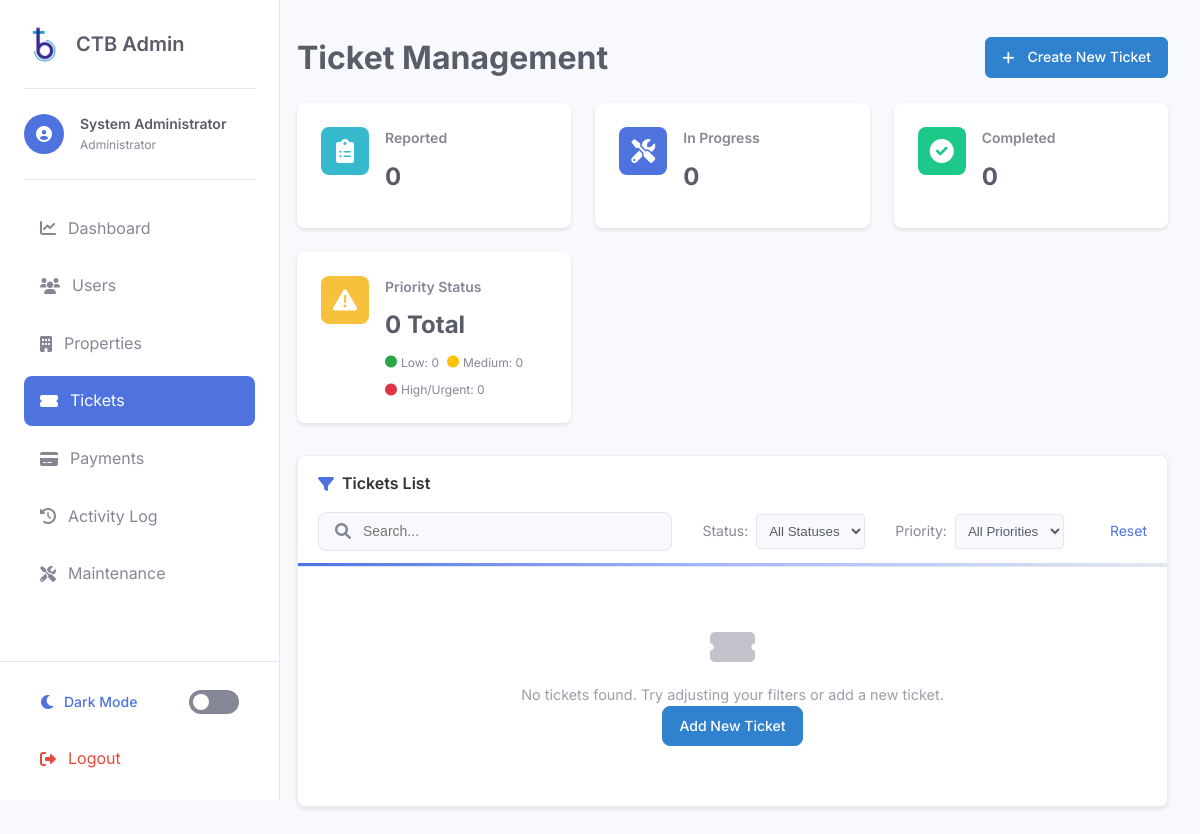
The page /admin/tickets.php (signed in) on the database as committed earlier.
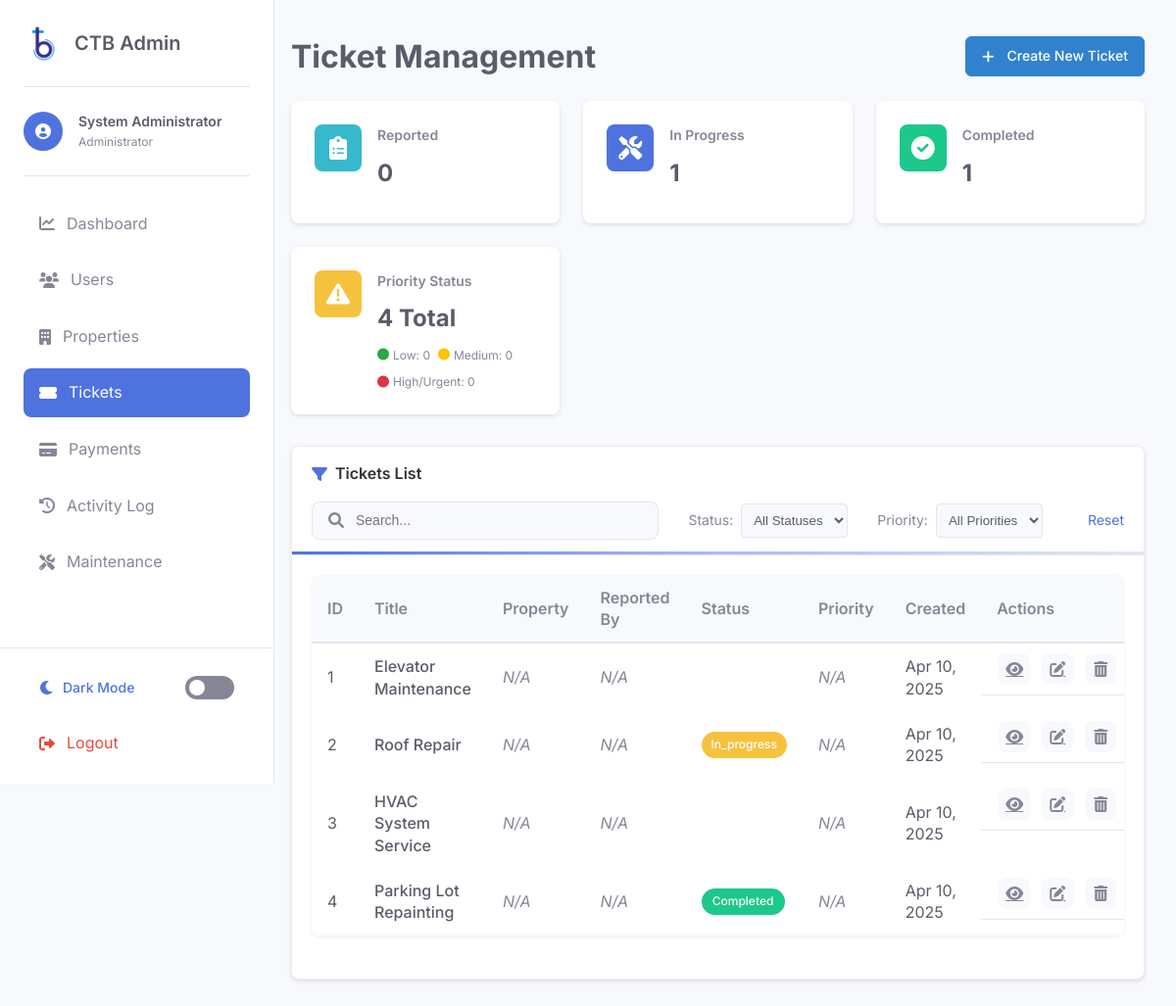
The same page on the database as committed later.
### tables this page shows
CREATE TABLE maintenance (
    id INT AUTO_INCREMENT PRIMARY KEY,
    title VARCHAR(255) NOT NULL,
    description TEXT NOT NULL,
    location VARCHAR(255) NOT NULL,
    start_date DATE NOT NULL,
    end_date DATE NOT NULL,
    status ENUM('scheduled', 'in_progress', 'completed', 'delayed', 'cancelled') DEFAULT 'scheduled',
    priority ENUM('low', 'medium', 'high', 'emergency') DEFAULT 'medium',
    created_by INT NOT NULL,
    created_at TIMESTAMP DEFAULT CURRENT_TIMESTAMP,
    updated_at TIMESTAMP DEFAULT CURRENT_TIMESTAMP ON UPDATE CURRENT_TIMESTAMP,
    FOREIGN KEY (created_by) REFERENCES users(id) ON DELETE CASCADE
);

### admin/tickets.php (the view, shortened to what the changed rows need)
<?php
$page = isset($_GET['page']) ? (int)$_GET['page'] : 1;
$items_per_page = 10;
$offset = ($page - 1) * $items_per_page;
try {
    $db = new PDO("mysql:host=" . DB_HOST . ";dbname=" . DB_NAME, DB_USER, DB_PASS);
    $db->setAttribute(PDO::ATTR_ERRMODE, PDO::ERRMODE_EXCEPTION);
    $query = "SELECT t.*
              FROM maintenance t
              WHERE 1=1";
    $count_query = "SELECT COUNT(*) as total FROM maintenance t WHERE 1=1";
    $query .= " ORDER BY t.created_at DESC LIMIT :offset, :limit";
    $count_stmt = $db->prepare($count_query);
    $count_stmt->execute();
    $total = $count_stmt->fetch(PDO::FETCH_ASSOC)['total'];
    $stmt = $db->prepare($query);
    $stmt->bindValue(':offset', $offset, PDO::PARAM_INT);
    $stmt->bindValue(':limit', $items_per_page, PDO::PARAM_INT);
    $stmt->execute();
    $tickets = $stmt->fetchAll(PDO::FETCH_ASSOC);
    $status_counts = [];
    $status_stmt = $db->prepare("SELECT status, COUNT(*) as count FROM maintenance GROUP BY status");
    $status_stmt->execute();
    $status_results = $status_stmt->fetchAll(PDO::FETCH_ASSOC);
    foreach ($status_results as $status_data) {
        $status_counts[$status_data['status']] = $status_data['count'];
    }
} catch (PDOException $e) {
    $_SESSION['error'] = "Database error: " . $e->getMessage();
    $tickets = [];
    $total = 0;
    $total_pages = 0;
    $status_counts = ['reported' => 0, 'in_progress' => 0, 'completed' => 0, 'cancelled' => 0];
}
?>
<!DOCTYPE html>
<html lang="en">
<head>
    <link rel="stylesheet" href="https://cdnjs.cloudflare.com/ajax/libs/font-awesome/6.0.0/css/all.min.css">
    <link rel="stylesheet" href="css/admin-style.css">
</head>
<body>
    <div class="admin-container">
        <?php include 'includes/admin-sidebar.php'; ?>
        <main class="main-content">
            <div class="page-header">
                <h1>Ticket Management</h1>
            </div>
            <div class="stats-grid">
                <div class="stat-card">
                    <div class="stat-details">
                        <h3>In Progress</h3>
                        <div class="stat-number"><?php echo isset($status_counts['in_progress']) ? $status_counts['in_progress'] : 0; ?></div>
                    </div>
                </div>
                <div class="stat-card">
                    <div class="stat-details">
                        <h3>Completed</h3>
                        <div class="stat-number"><?php echo isset($status_counts['completed']) ? $status_counts['completed'] : 0; ?></div>
                    </div>
                </div>
                <div class="stat-card">
                    <div class="stat-details">
                        <h3>Priority Status</h3>
                        <div class="stat-number"><?php echo $total; ?> Total</div>
                        <div class="stat-breakdown">
                            <span><i class="fas fa-circle" style="color: #28a745;"></i> Low: <?php echo isset($priority_counts['low']) ? $priority_counts['low'] : 0; ?></span>
                            <span><i class="fas fa-circle" style="color: #ffc107;"></i> Medium: <?php echo isset($priority_counts['medium']) ? $priority_counts['medium'] : 0; ?></span>
                            <span></span>
                        </div>
                    </div>
                </div>
            </div>
            <div class="card user-filter-card">
                <div class="card-body">
                    <?php if (empty($tickets)): ?>
                        <div class="empty-state">
                            <i class="fas fa-ticket-alt"></i>
                            <p>No tickets found. Try adjusting your filters or add a new ticket.</p>
                            <a href="add-ticket.php" class="btn btn-primary">Add New Ticket</a>
                        </div>
                    <?php else: ?>
                        <div class="table-responsive">
                            <table class="table">
                                <thead>
                                    <tr>
                                        <th>ID</th>
                                        <th>Title</th>
                                        <th>Property</th>
                                        <th>Reported By</th>
                                        <th>Status</th>
                                        <th>Priority</th>
                                        <th>Created</th>
                                        <th>Actions</th>
                                    </tr>
                                </thead>
                                <tbody>
                                    <?php foreach ($tickets as $ticket): ?>
                                        <tr>
                                            <td><?php echo $ticket['id']; ?></td>
                                            <td>
                                                <div class="ticket-cell">
                                                    <?php echo htmlspecialchars($ticket['title'] ?? $ticket['description']); ?>
                                                </div>
                                            </td>
                                            <td>
                                                <span class="text-muted">N/A</span>
                                            </td>
                                            <td>
                                                <span class="text-muted">N/A</span>
                                            </td>
                                            <td>
                                                <?php
                                                    $statusClass = '';
                                                    switch ($ticket['status']) {
                                                        case 'in_progress': $statusClass = 'warning'; break;
                                                        case 'completed': $statusClass = 'success'; break;
                                                    }
                                                ?>
                                                <span class="status-indicator status-<?php echo $statusClass; ?>">
                                                    <?php echo ucfirst(htmlspecialchars($ticket['status'])); ?>
                                                </span>
                                            </td>
                                            <td>
                                                <span class="text-muted">N/A</span>
                                            </td>
                                            <td><?php echo date('M d, Y', strtotime($ticket['created_at'])); ?></td>
                                            <td class="actions">
                                                <a href="view-ticket.php?id=<?php echo $ticket['id']; ?>" class="btn-icon" title="View Ticket">
                                                    <i class="fas fa-eye"></i>
                                                </a>
                                                <a href="edit-ticket.php?id=<?php echo $ticket['id']; ?>" class="btn-icon" title="Edit Ticket">
                                                    <i class="fas fa-edit"></i>
                                                </a>
                                                <a href="javascript:void(0);" class="btn-icon delete-ticket" data-id="<?php echo $ticket['id']; ?>" title="Delete Ticket">
                                                    <i class="fas fa-trash-alt"></i>
                                                </a>
                                            </td>
                                        </tr>
                                    <?php endforeach; ?>
                                </tbody>
                            </table>
                        </div>
                    <?php endif; ?>
                </div>
            </div>
        </main>
    </div>
</body>
</html>

Rows that differ between the two databases and show on the page:
added maintenance: created_by "1", id "2", title "Roof Repair", status "In_progress", created_at "Apr 10, 2025"
added maintenance: id "1", title "Elevator Maintenance", created_at "Apr 10, 2025"
added maintenance: id "3", title "HVAC System Service", created_at "Apr 10, 2025"
added maintenance: id "4", title "Parking Lot Repainting", status "Completed", created_at "Apr 10, 2025"
Other text that changed with them:
$total: "0" → "4"
text no longer shown: "0 0 No tickets found. Try adjusting your filters or add a new ticket. Add New Ticket"
text now shown: "ID Title Property Reported By Status Priority Created Actions"
